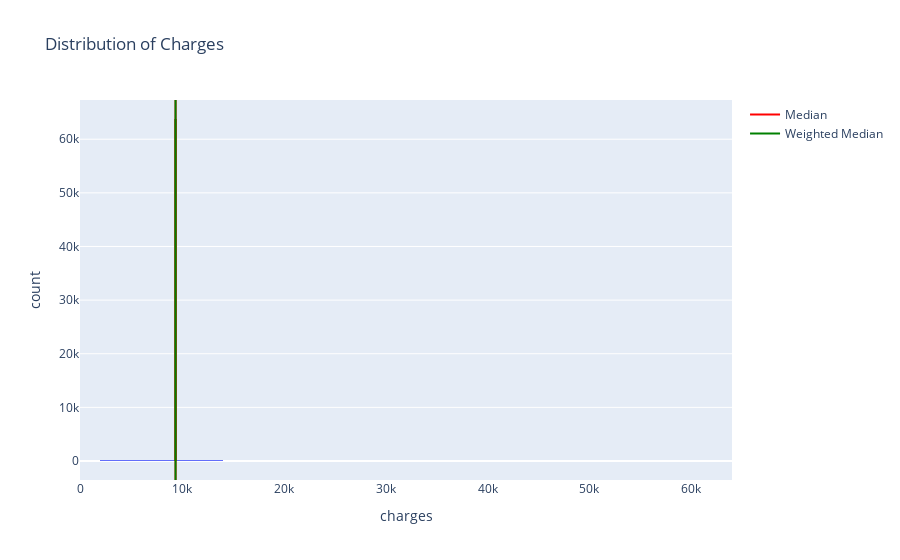

Source (notebook cell):
### Code cell
# Plot the comparsion of Median and Weighted Median

# median_pandas and weighted_median are already calculated

# Plot the distribution and add vertical lines for the median and weighted median
fig = px.histogram(df, x='charges', nbins=50, title='Distribution of Charges')

# Add vertical lines for the median and weighted median
fig.add_shape(
    type="line",
    x0=median_pandas,
    y0=0,
    x1=median_pandas,
    y1=1,
    line=dict(color="red", width=2),
    xref="x",
    yref="paper"
)

fig.add_shape(
    type="line",
    x0=weighted_median,
    y0=0,
    x1=weighted_median,
    y1=1,
    line=dict(color="green", width=2),
    xref="x",
    yref="paper"
)

# Add legend manually
fig.add_trace(go.Scatter(
    x=[median_pandas, median_pandas],
    y=[0, max(df['charges'])],
    mode='lines',
    line=dict(color='red', width=2),
    name='Median'
))

fig.add_trace(go.Scatter(
    x=[weighted_median, weighted_median],
    y=[0, max(df['charges'])],
    mode='lines',
    line=dict(color='green', width=2),
    name='Weighted Median'
))

fig.show()

### Figure 1 — Plotly figure (JSON) as saved in the notebook; plotly's stock layout.template omitted (floating-point values rounded to 4 significant figures; data arrays with more than 128 entries replaced by an {"elided": "..."} marker saying what was removed)
{"data": [{"alignmentgroup": "True", "bingroup": "x", "hovertemplate": "charges=%{x}<br>count=%{y}<extra></extra>", "legendgroup": "", "marker": {"color": "#636efa", "pattern": {"shape": ""}}, "name": "", "nbinsx": 50, "offsetgroup": "", "orientation": "v", "showlegend": false, "type": "histogram", "x": {"elided": "1338 float values"}, "xaxis": "x", "yaxis": "y"}, {"line": {"color": "red", "width": 2}, "mode": "lines", "name": "Median", "type": "scatter", "x": [9382.0, 9382.0], "y": [0, 63770.0]}, {"line": {"color": "green", "width": 2}, "mode": "lines", "name": "Weighted Median", "type": "scatter", "x": [9378.0, 9378.0], "y": [0, 63770.0]}], "layout": {"barmode": "relative", "legend": {"tracegroupgap": 0}, "shapes": [{"line": {"color": "red", "width": 2}, "type": "line", "x0": 9382.0, "x1": 9382.0, "xref": "x", "y0": 0, "y1": 1, "yref": "paper"}, {"line": {"color": "green", "width": 2}, "type": "line", "x0": 9378.0, "x1": 9378.0, "xref": "x", "y0": 0, "y1": 1, "yref": "paper"}], "title": {"text": "Distribution of Charges"}, "xaxis": {"anchor": "y", "domain": [0, 1], "title": {"text": "charges"}}, "yaxis": {"anchor": "x", "domain": [0, 1], "title": {"text": "count"}}}}
